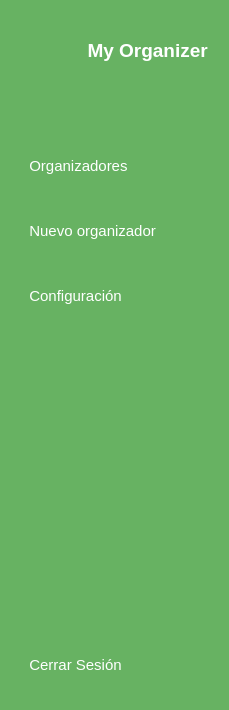
     <widget class="QWidget" name="icon_name_widget" native="true">
      <property name="styleSheet">
       <string notr="true">QWidget {
	background-color: #67b262;
	color: white;
}
QPushButton {
	color: white;
	text-align:left;
	height: 50px;
	font-size: 15px;
	border: none;
	padding-left: 10px;
	border-bottom-left-radius: 10px;
	border-top-left-radius: 10px;
}
QPushButton:checked {
	background-color: rgb(245, 250, 254);
	color:  #67b262;
	font-weight: bold;
}


</string>
      </property>
      <layout class="QVBoxLayout" name="verticalLayout_4">
       <property name="topMargin">
        <number>20</number>
       </property>
       <property name="rightMargin">
        <number>0</number>
       </property>
       <property name="bottomMargin">
        <number>20</number>
       </property>
       <item>
        <layout class="QHBoxLayout" name="horizontalLayout_2">
         <property name="rightMargin">
          <number>20</number>
         </property>
         <item>
          <widget class="QLabel" name="label_2">
           <property name="minimumSize">
            <size>
             <width>60</width>
             <height>60</height>
            </size>
           </property>
           <property name="maximumSize">
            <size>
             <width>60</width>
             <height>60</height>
            </size>
           </property>
           <property name="text">
            <string/>
           </property>
           <property name="pixmap">
            <pixmap resource="recurses_rc.qrc">:/icons/Images/logo.png</pixmap>
           </property>
           <property name="scaledContents">
            <bool>true</bool>
           </property>
          </widget>
         </item>
         <item>
          <widget class="QLabel" name="label_3">
           <property name="font">
            <font>
             <pointsize>14</pointsize>
             <bold>true</bold>
            </font>
           </property>
           <property name="text">
            <string>  My Organizer</string>
           </property>
          </widget>
         </item>
        </layout>
       </item>
       <item>
        <spacer name="verticalSpacer_4">
         <property name="orientation">
          <enum>Qt::Vertical</enum>
         </property>
         <property name="sizeType">
          <enum>QSizePolicy::Minimum</enum>
         </property>
         <property name="sizeHint" stdset="0">
          <size>
           <width>20</width>
           <height>40</height>
          </size>
         </property>
        </spacer>
       </item>
       <item>
        <layout class="QVBoxLayout" name="verticalLayout_2">
         <property name="spacing">
          <number>15</number>
         </property>
         <property name="topMargin">
          <number>15</number>
         </property>
         <item>
          <widget class="QPushButton" name="dashboard_2">
           <property name="cursor">
            <cursorShape>PointingHandCursor</cursorShape>
           </property>
           <property name="text">
            <string>  Organizadores</string>
           </property>
           <property name="icon">
            <iconset resource="recurses_rc.qrc">
             <normaloff>:/icons/Images/dashboard_white.png</normaloff>
             <normalon>:/icons/Images/dashboard.png</normalon>:/icons/Images/dashboard_white.png</iconset>
           </property>
           <property name="iconSize">
            <size>
             <width>40</width>
             <height>40</height>
            </size>
           </property>
           <property name="checkable">
            <bool>true</bool>
           </property>
           <property name="autoExclusive">
            <bool>true</bool>
           </property>
          </widget>
         </item>
         <item>
          <widget class="QPushButton" name="new_2_button">
           <property name="cursor">
            <cursorShape>PointingHandCursor</cursorShape>
           </property>
           <property name="text">
            <string>  Nuevo organizador</string>
           </property>
           <property name="icon">
            <iconset resource="recurses_rc.qrc">
             <normaloff>:/icons/Images/new_organizer_white.png</normaloff>
             <normalon>:/icons/Images/new_organizer.png</normalon>:/icons/Images/new_organizer_white.png</iconset>
           </property>
           <property name="iconSize">
            <size>
             <width>40</width>
             <height>40</height>
            </size>
           </property>
           <property name="checkable">
            <bool>true</bool>
           </property>
           <property name="autoExclusive">
            <bool>true</bool>
           </property>
          </widget>
         </item>
         <item>
          <widget class="QPushButton" name="settings_2">
           <property name="cursor">
            <cursorShape>PointingHandCursor</cursorShape>
           </property>
           <property name="text">
            <string>  Configuración</string>
           </property>
           <property name="icon">
            <iconset resource="recurses_rc.qrc">
             <normaloff>:/icons/Images/icons8-setting-50.png</normaloff>
             <normalon>:/icons/Images/icons8-setting-50 (1).png</normalon>:/icons/Images/icons8-setting-50.png</iconset>
           </property>
           <property name="iconSize">
            <size>
             <width>40</width>
             <height>40</height>
            </size>
           </property>
           <property name="checkable">
            <bool>true</bool>
           </property>
           <property name="autoExclusive">
            <bool>true</bool>
           </property>
          </widget>
         </item>
        </layout>
       </item>
       <item>
        <spacer name="verticalSpacer_2">
         <property name="orientation">
          <enum>Qt::Vertical</enum>
         </property>
         <property name="sizeHint" stdset="0">
          <size>
           <width>20</width>
           <height>313</height>
          </size>
         </property>
        </spacer>
       </item>
       <item>
        <widget class="QPushButton" name="singout_2">
         <property name="cursor">
          <cursorShape>PointingHandCursor</cursorShape>
         </property>
         <property name="text">
          <string>  Cerrar Sesión</string>
         </property>
         <property name="icon">
          <iconset resource="recurses_rc.qrc">
           <normaloff>:/icons/Images/icons8-off-91.png</normaloff>:/icons/Images/icons8-off-91.png</iconset>
         </property>
         <property name="iconSize">
          <size>
           <width>40</width>
           <height>40</height>
          </size>
         </property>
         <property name="checkable">
          <bool>true</bool>
         </property>
        </widget>
       </item>
      </layout>
     </widget>
